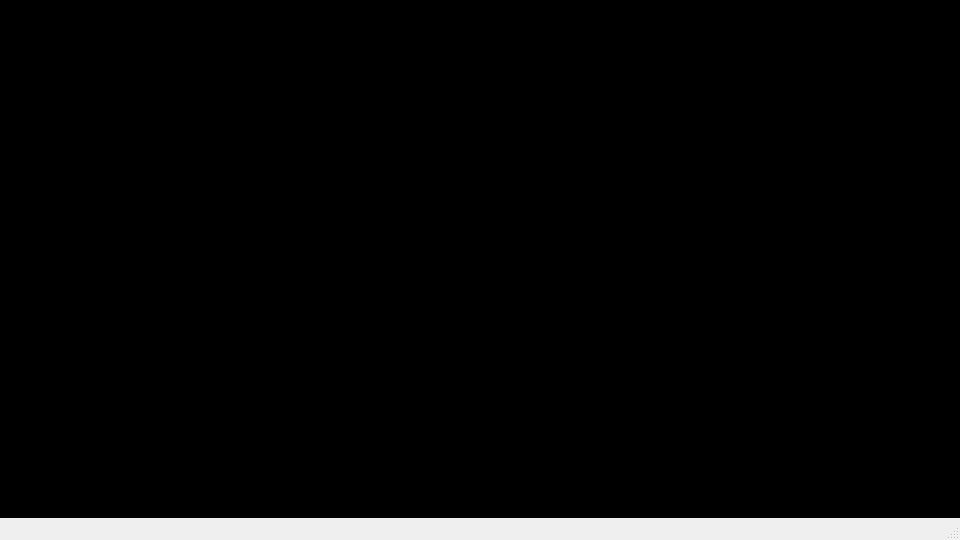
<?xml version='1.0' encoding='utf-8'?>
<ui version="4.0">
 <class>ProjectorWindow</class>
 <widget class="QMainWindow" name="projector_window">
  <property name="geometry">
   <rect>
    <x>0</x>
    <y>0</y>
    <width>960</width>
    <height>540</height>
   </rect>
  </property>
  <property name="windowTitle">
   <string>EncoreMix Karaoke Video - Move to projector, then press F11</string>
  </property>
  <widget class="ProjectorVideoWidget" name="video">
   <property name="styleSheet">
    <string notr="true">background:#000;</string>
   </property>
   <property name="pythonAttribute" stdset="0">
    <string>video</string>
   </property>
  </widget>
  <widget class="QStatusBar" name="statusbar">
   <property name="sizePolicy">
    <sizepolicy hsizetype="Ignored" vsizetype="Fixed">
     <horstretch>0</horstretch>
     <verstretch>0</verstretch>
    </sizepolicy>
   </property>
   <property name="minimumSize">
    <size>
     <width>0</width>
     <height>0</height>
    </size>
   </property>
  </widget>
 </widget>
 <connections />
 <customwidgets>
  <customwidget>
   <class>ProjectorVideoWidget</class>
   <extends>QWidget</extends>
   <header>app.karaoke_window</header>
  </customwidget>
 </customwidgets>
</ui>
